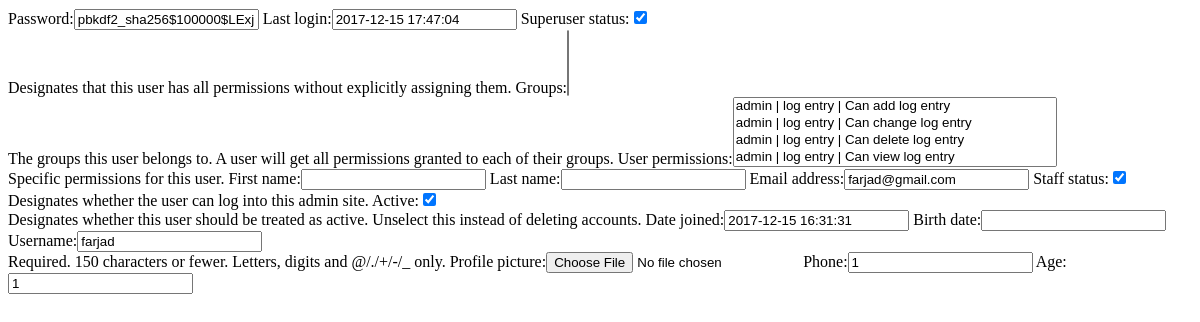
Before: /self/edit_profile/ (signed in) with the older database file.
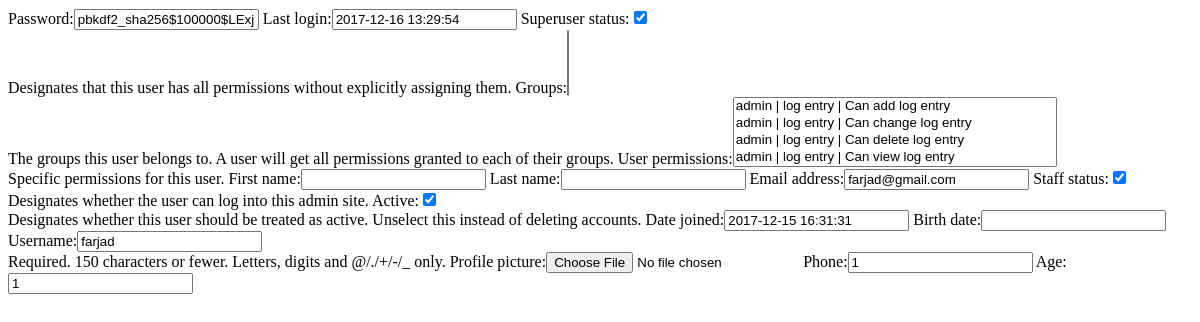
After: the same page with the newer database file.
### members/models.py (models this page shows, shortened)
class Member(AbstractUser):
    birth_date = models.DateField(null=True, blank=True)
    username = models.CharField(
        _('username'),
        max_length=150,
        unique=True,
        blank=False,
        null=False,
        help_text=_('Required. 150 characters or fewer. Letters, digits and @/./+/-/_ only.'),
        validators=[UnicodeUsernameValidator],
        error_messages={
            'unique': _("A user with that username already exists."),
        },
    )
    profile_picture = ImageField(upload_to='profile_pictures/', null=True, blank=True)
    phone = models.CharField(max_length=11, blank=False, null=False)
    age = models.IntegerField(blank=False, null=False)

### members/views/profile_views.py (the view)
# urls.py: path(r'edit_profile/', EditProfileView.as_view(), name="edit-profile"),
class EditProfileView(PermissionCheckerMixin, UpdateView):
    model = Member
    fields = '__all__'
    permission_classes = [LoginRequired]
    template_name = "members/edit_profile.html"
    def get_object(self, queryset=None):
        return self.request.user

### farjad/utils/permission_checker.py (called while the page is built)
    def has_permission(self, request, view):
        if request.user.is_authenticated:
            return True
        elif self.login_required:
            raise NotAuthenticated
        return True

    def dispatch(self, request, *args, **kwargs):
        for permission in self.permission_classes:
            try:
                if not permission().has_permission(request, self):
                    raise PermissionDenied
            except NotAuthenticated:
                return login_required(lambda x: None)(request)
            except RestPermissionDenied:
                raise PermissionDenied
        return super().dispatch(request, *args, **kwargs)

### members/templates/members/edit_profile.html (shortened to what this page needs)
<!DOCTYPE html>
<html lang="en">
<head>
</head>
<body>
<form action="" method="post" id="edit_profile_form"
      enctype="multipart/form-data" autocomplete="off">
    {{ form }}
</form>
</body>
</html>

Changed rows visible on the page:
changed Member "pbkdf2_sha256$100000$LExjBzCq5BA0$lQo8W2a6a8S7rcriBbY7RHVQAvopApjFE2qyTNvI4do=": last_login "2017-12-15 17:47:04" → "2017-12-16 13:29:54"
